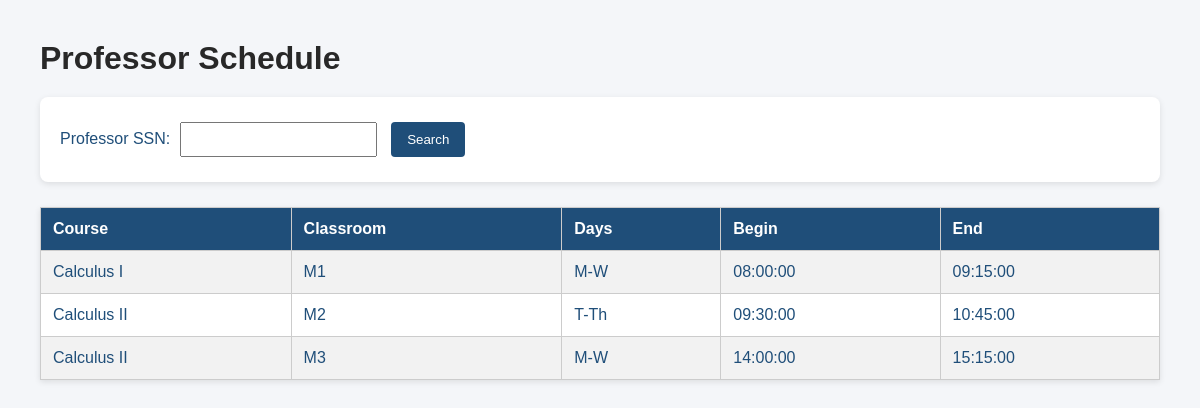
Page /pages/professor_schedules.php?ssn=222-22-2222 on the earlier database version.
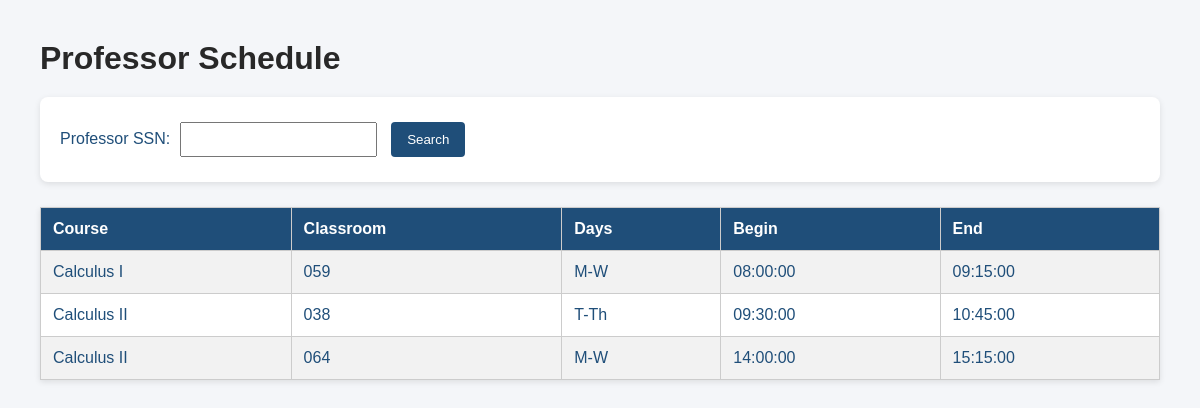
Same page on the later database version.
### tables this page shows
CREATE TABLE Sections (
    course_no VARCHAR(10),
    section_no INT,
    classroom VARCHAR(50),
    seats INT,
    meeting_days VARCHAR(20),
    begin_time TIME,
    end_time TIME,
    professor_ssn VARCHAR(11),

    PRIMARY KEY(course_no, section_no),

    FOREIGN KEY(course_no)
        REFERENCES Courses(course_no),

    FOREIGN KEY(professor_ssn)
        REFERENCES Professors(ssn)
);

CREATE TABLE Courses (
    course_no VARCHAR(10) PRIMARY KEY,
    title VARCHAR(100),
    textbook VARCHAR(100),
    units INT,
    dept_id INT,

    FOREIGN KEY (dept_id)
        REFERENCES Departments(dept_id)
);

### pages/professor_schedules.php (the view, shortened to what this page needs)
<?php
include 'db.php';
?>
<!DOCTYPE html>
<html>
<head>
    <link rel="stylesheet" href="style.css">
</head>
<body>
<h1>Professor Schedule</h1>
<form method="GET">
    Professor SSN:
    <input type="text" name="ssn">
    <input type="submit" value="Search">
</form>
<?php
if (isset($_GET['ssn'])) {
    $ssn = $_GET['ssn'];
    $sql = "
        SELECT
            C.title,
            S.classroom,
            S.meeting_days,
            S.begin_time,
            S.end_time
        FROM Sections S
        JOIN Courses C
            ON S.course_no = C.course_no
        WHERE S.professor_ssn = ?
    ";
    $stmt = $conn->prepare($sql);
    $stmt->bind_param("s", $ssn);
    $stmt->execute();
    $result = $stmt->get_result();
    echo "<table border='1'>";
    echo "<tr>
            <th>Course</th>
            <th>Classroom</th>
            <th>Days</th>
            <th>Begin</th>
            <th>End</th>
          </tr>";
    while ($row = $result->fetch_assoc()) {
        echo "<tr>";
        echo "<td>{$row['title']}</td>";
        echo "<td>{$row['classroom']}</td>";
        echo "<td>{$row['meeting_days']}</td>";
        echo "<td>{$row['begin_time']}</td>";
        echo "<td>{$row['end_time']}</td>";
        echo "</tr>";
    }
    echo "</table>";
}
?>
</body>
</html>

### style.css (style rules this page uses)
body { font-family: Arial, sans-serif; background-color: #f4f6f9; margin: 40px; color: #1f4e79; }
h1 { color: #282828; margin-bottom: 20px; }
form { background: white; padding: 20px; border-radius: 8px; margin-bottom: 25px; box-shadow: 0 2px 6px rgba(0,0,0,0.1); }
input { padding: 8px; margin: 5px; }
input[type="submit"] { background-color: #1f4e79; color: white; border: none; padding: 10px 16px; border-radius: 4px; cursor: pointer; }
table { border-collapse: collapse; width: 100%; background: white; box-shadow: 0 2px 6px rgba(0,0,0,0.1); }
th { background-color: #1f4e79; color: white; }
th, td { border: 1px solid #ccc; padding: 12px; text-align: left; }
tr:nth-child(even) { background-color: #f2f2f2; }

Differences in the rows shown:
changed sections "Calculus I": classroom "M1" → "059"
changed sections "T-Th": classroom "M2" → "038"
changed sections (number 3 of 3 on the later page): classroom "M3" → "064"
